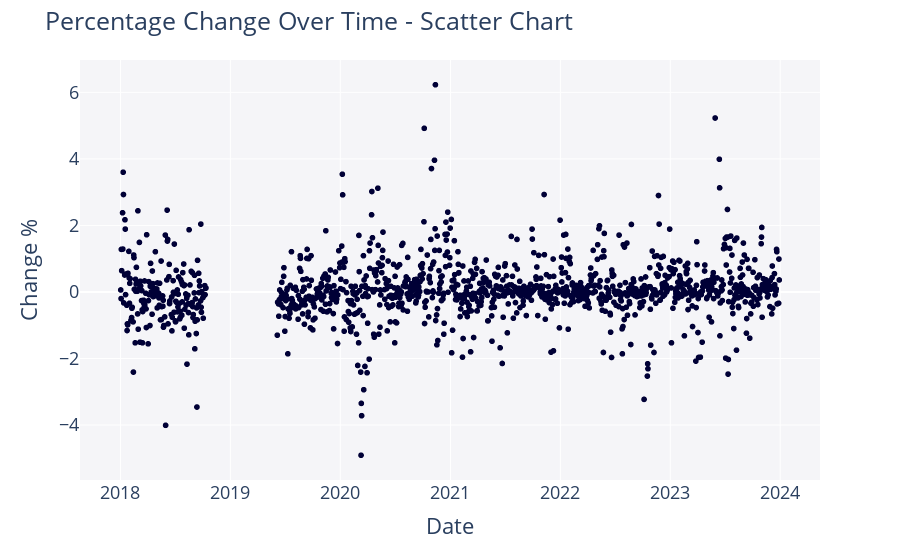

The notebook cell this image was saved under:
### Code cell
df = pd.DataFrame(stock_data_filtered)

scatter_2d(df[["Date", "Change %"]], title="Percentage Change Over Time - Scatter Chart")

### Figure 1 — Plotly figure (JSON) as saved in the notebook; plotly's stock layout.template omitted (floating-point values rounded to 4 significant figures; data arrays with more than 128 entries replaced by an {"elided": "..."} marker saying what was removed)
{"data": [{"hovertemplate": "Data=Real<br>Date=%{x}<br>Change %=%{y}<extra></extra>", "legendgroup": "Real", "marker": {"color": "#000036", "symbol": "circle"}, "mode": "markers", "name": "Real", "showlegend": true, "type": "scattergl", "x": {"elided": "1301 str values"}, "xaxis": "x", "y": {"elided": "1301 float values"}, "yaxis": "y"}], "layout": {"font": {"size": 18}, "legend": {"title": {"text": "Data"}, "tracegroupgap": 0}, "margin": {"t": 60}, "plot_bgcolor": "#F5F5F8", "showlegend": false, "title": {"text": "Percentage Change Over Time - Scatter Chart"}, "xaxis": {"anchor": "y", "domain": [0, 1], "title": {"text": "Date"}}, "yaxis": {"anchor": "x", "domain": [0, 1], "title": {"text": "Change %"}}}}
